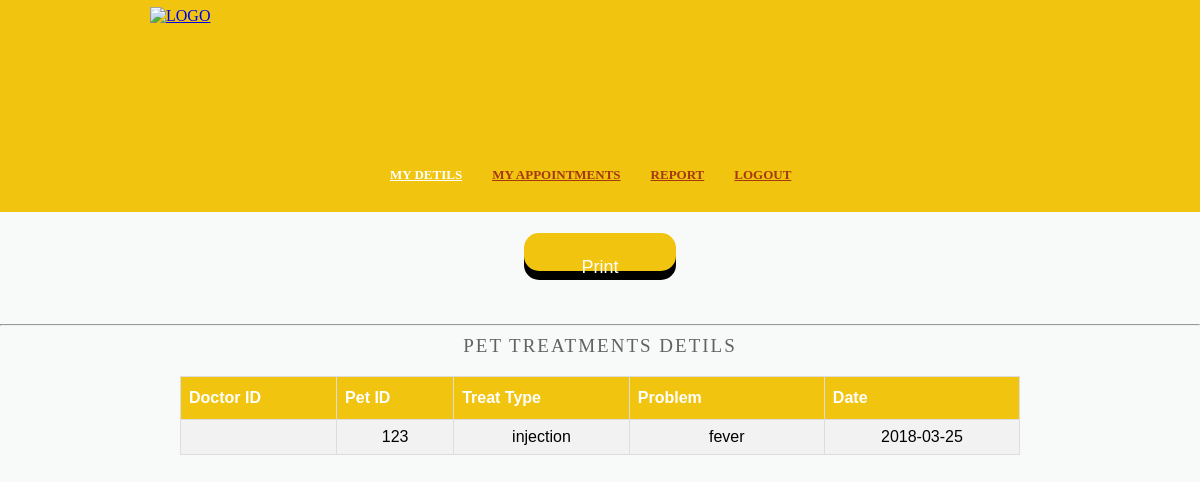
/drviewcupet.php, run on the app's committed database.
### tables this page shows
CREATE TABLE `doctor` (
  `doctor_namtional_id` int(11) NOT NULL,
  `doctor_first_name` varchar(20) NOT NULL,
  `doctor_last_name` varchar(20) NOT NULL,
  `doctor_phone` int(11) NOT NULL,
  `doctor_email` varchar(50) NOT NULL,
  `doctor_password` varchar(200) NOT NULL,
  `category` varchar(20) NOT NULL
);

CREATE TABLE `treat` (
  `treat_id` int(11) NOT NULL,
  `pet_id` int(11) NOT NULL,
  `doctor_national_id` int(11) NOT NULL,
  `Treat_type` varchar(500) NOT NULL,
  `problem` varchar(300) NOT NULL,
  `date` date NOT NULL
);

### drviewcupet.php (the view, shortened to what this page needs)
<?php
$dr_id = $_SESSION['ID'];
?>
<!DOCTYPE HTML>
<html>
<head>
	<link rel="stylesheet" href="default.css" type="text/css">
</head>
<body>
<?php include('treatmenu.php');?>
<div id="contents">
		<br />
   <form action="#" method="post" enctype="multipart/form-data">
<table align="center">
<tr>
	</form>
	<td><button class="button" onclick="printDiv()">Print</button></td>
<div id="printableTable">
<div align="center">
		<?php
include("connect.php");
		?>
</br><br>
<hr>
<?php
echo "<form method='post' name='form1'>";
		$query = "SELECT * FROM doctor JOIN treat ON (treat.doctor_national_id = doctor.doctor_namtional_id)";
		$result = mysqli_query($connection, $query);
		echo "<h2 align='center'>PET TREATMENTS DETILS</h2></br><table id='new' width=70% >";
		echo "<tr>";
		echo "<th width = 16%  align=center><v1>Doctor ID";
		echo "<th width = 12%  align=center><v1>Pet ID";
		echo "<th width = 18%  align=center><v1> Treat Type";
		echo "<th width = 20%  align=center><v1> Problem";
		echo "<th width = 20%  align=center><v1> Date";
        echo "</tr>";
			while($row = mysqli_fetch_assoc($result)) {
					$Pet_id = $row['pet_id'];
					   $Pet_type = $row['Treat_type'];
					   $date = $row['date'];
					   $problem = $row['problem'];
			echo "<tr>";
			echo "<td align=center>$dr_id</td>";
			echo "<td align=center>$Pet_id</td>";
			echo "<td  align=center>$Pet_type</td>";
			echo "<td align=center>$problem</td>";
			echo "<td align=center>$date</td>";
            echo "</tr>";
		}
		echo  "</table>";
		echo "</form>";
?>
 </div>
	  </div>
</body>
</html>

### default.css (style rules this page uses)
body { background-color: #F8F9F9; min-width: 960px; margin: 0; }
.subscribe, input[type='submit'], input[type='reset'],input[type='button'],button { background-position: -222px -38px; height: 38px; line-height: 38px; width: 152px; }
.subscribe:hover, input[type='submit']:hover ,button { background-position: 0 -38px; }
#contents { padding-bottom: 24px; }
h2 { color: #626262; font: 19px/24px "Times New Roman", Times, serif; letter-spacing: 2px; margin: 0; text-transform: uppercase; }

### drviewcupet.php (style rules this page uses)
#new { font-family: "Trebuchet MS", Arial, Helvetica, sans-serif; border-collapse: collapse; width: 70%; align:center; }
#new td, #new th { border: 1px solid #ddd; padding: 8px; align:center; }
#new tr:nth-child(even) { background-color: #f2f2f2; align:center; }
#new th { padding-top: 12px; padding-bottom: 12px; text-align: left; background-color: #F1C40F; color: white; align:center; }
.button { display: inline-block; padding: 15px 35px; font-size: 18px; cursor: pointer; text-align: center; text-decoration: none; outline: none; color: #fff; background-color: #F1C40F; border: none; border-radius: 15px; box-shadow: 0 9px #000; }

### data on the page
doctor: treat.pet_id "123", treat.Treat_type "injection", treat.problem "fever", treat.date "2018-03-25"
